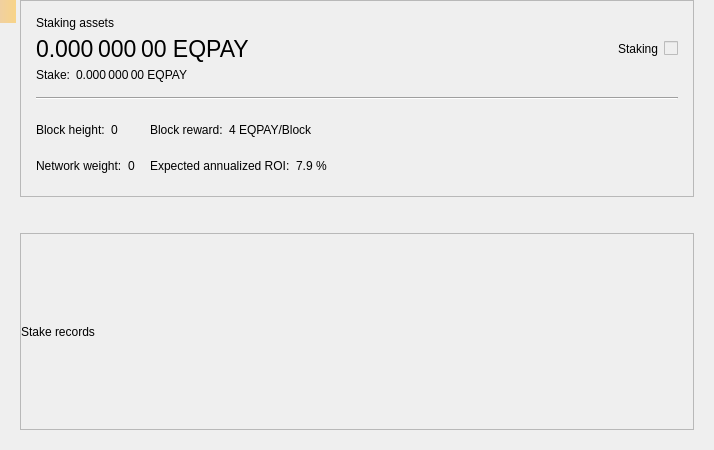
<?xml version="1.0" encoding="UTF-8"?>
<ui version="4.0">
 <class>StakePage</class>
 <widget class="QWidget" name="StakePage">
  <property name="geometry">
   <rect>
    <x>0</x>
    <y>0</y>
    <width>714</width>
    <height>450</height>
   </rect>
  </property>
  <property name="windowTitle">
   <string>Form</string>
  </property>
  <layout class="QVBoxLayout" name="verticalLayout_3">
   <property name="leftMargin">
    <number>20</number>
   </property>
   <property name="topMargin">
    <number>0</number>
   </property>
   <property name="rightMargin">
    <number>20</number>
   </property>
   <property name="bottomMargin">
    <number>20</number>
   </property>
   <item>
    <widget class="QFrame" name="frameStakeInfo">
     <property name="frameShape">
      <enum>QFrame::StyledPanel</enum>
     </property>
     <property name="frameShadow">
      <enum>QFrame::Raised</enum>
     </property>
     <layout class="QVBoxLayout" name="verticalLayout">
      <property name="spacing">
       <number>15</number>
      </property>
      <property name="leftMargin">
       <number>15</number>
      </property>
      <property name="topMargin">
       <number>15</number>
      </property>
      <property name="rightMargin">
       <number>15</number>
      </property>
      <property name="bottomMargin">
       <number>15</number>
      </property>
      <item>
       <layout class="QGridLayout" name="gridLayout_2">
        <property name="spacing">
         <number>6</number>
        </property>
        <item row="1" column="0">
         <widget class="QLabel" name="labelAssets">
          <property name="font">
           <font>
            <pointsize>17</pointsize>
           </font>
          </property>
          <property name="cursor">
           <cursorShape>IBeamCursor</cursorShape>
          </property>
          <property name="toolTip">
           <string>Your current spendable balance</string>
          </property>
          <property name="text">
           <string notr="true">0.000 000 00 EQPAY</string>
          </property>
          <property name="alignment">
           <set>Qt::AlignLeading|Qt::AlignLeft|Qt::AlignVCenter</set>
          </property>
          <property name="textInteractionFlags">
           <set>Qt::LinksAccessibleByMouse|Qt::TextSelectableByMouse</set>
          </property>
         </widget>
        </item>
        <item row="0" column="0">
         <widget class="QLabel" name="labelAssetsText">
          <property name="text">
           <string>Staking assets</string>
          </property>
          <property name="alignment">
           <set>Qt::AlignLeading|Qt::AlignLeft|Qt::AlignVCenter</set>
          </property>
         </widget>
        </item>
        <item row="1" column="2">
         <spacer name="horizontalSpacer_2">
          <property name="orientation">
           <enum>Qt::Horizontal</enum>
          </property>
          <property name="sizeHint" stdset="0">
           <size>
            <width>40</width>
            <height>20</height>
           </size>
          </property>
         </spacer>
        </item>
        <item row="4" column="0">
         <layout class="QHBoxLayout" name="horizontalLayout_5">
          <property name="spacing">
           <number>6</number>
          </property>
          <item>
           <widget class="QLabel" name="labelStakeText">
            <property name="sizePolicy">
             <sizepolicy hsizetype="Maximum" vsizetype="Preferred">
              <horstretch>0</horstretch>
              <verstretch>0</verstretch>
             </sizepolicy>
            </property>
            <property name="text">
             <string>Stake:</string>
            </property>
            <property name="alignment">
             <set>Qt::AlignLeading|Qt::AlignLeft|Qt::AlignVCenter</set>
            </property>
           </widget>
          </item>
          <item>
           <widget class="QLabel" name="labelStake">
            <property name="text">
             <string>0.000 000 00 EQPAY</string>
            </property>
            <property name="alignment">
             <set>Qt::AlignLeading|Qt::AlignLeft|Qt::AlignVCenter</set>
            </property>
            <property name="textInteractionFlags">
             <set>Qt::LinksAccessibleByMouse|Qt::TextSelectableByMouse</set>
            </property>
           </widget>
          </item>
          <item>
           <spacer name="horizontalSpacer_3">
            <property name="orientation">
             <enum>Qt::Horizontal</enum>
            </property>
            <property name="sizeType">
             <enum>QSizePolicy::Minimum</enum>
            </property>
            <property name="sizeHint" stdset="0">
             <size>
              <width>0</width>
              <height>0</height>
             </size>
            </property>
           </spacer>
          </item>
         </layout>
        </item>
        <item row="1" column="4">
         <widget class="QLabel" name="labelStaking">
          <property name="text">
           <string>Staking</string>
          </property>
         </widget>
        </item>
        <item row="1" column="5">
         <widget class="QSwitchControl" name="checkStake">
          <property name="enabled">
           <bool>false</bool>
          </property>
         </widget>
        </item>
       </layout>
      </item>
      <item>
       <widget class="Line" name="hLine">
        <property name="orientation">
         <enum>Qt::Horizontal</enum>
        </property>
       </widget>
      </item>
      <item>
       <layout class="QGridLayout" name="gridLayout">
        <property name="verticalSpacing">
         <number>6</number>
        </property>
        <item row="0" column="0">
         <layout class="QHBoxLayout" name="horizontalLayout">
          <property name="spacing">
           <number>6</number>
          </property>
          <item>
           <widget class="QLabel" name="labelHeightText">
            <property name="sizePolicy">
             <sizepolicy hsizetype="Maximum" vsizetype="Preferred">
              <horstretch>0</horstretch>
              <verstretch>0</verstretch>
             </sizepolicy>
            </property>
            <property name="text">
             <string>Block height:</string>
            </property>
            <property name="alignment">
             <set>Qt::AlignLeading|Qt::AlignLeft|Qt::AlignVCenter</set>
            </property>
           </widget>
          </item>
          <item>
           <widget class="QLabel" name="labelHeight">
            <property name="text">
             <string>0</string>
            </property>
            <property name="alignment">
             <set>Qt::AlignLeading|Qt::AlignLeft|Qt::AlignVCenter</set>
            </property>
            <property name="textInteractionFlags">
             <set>Qt::LinksAccessibleByMouse|Qt::TextSelectableByMouse</set>
            </property>
           </widget>
          </item>
          <item>
           <spacer name="horizontalSpacer_4">
            <property name="orientation">
             <enum>Qt::Horizontal</enum>
            </property>
            <property name="sizeType">
             <enum>QSizePolicy::Minimum</enum>
            </property>
            <property name="sizeHint" stdset="0">
             <size>
              <width>0</width>
              <height>0</height>
             </size>
            </property>
           </spacer>
          </item>
         </layout>
        </item>
        <item row="0" column="1">
         <layout class="QHBoxLayout" name="horizontalLayout_3">
          <property name="spacing">
           <number>6</number>
          </property>
          <item>
           <widget class="QLabel" name="labelRewardText">
            <property name="sizePolicy">
             <sizepolicy hsizetype="Maximum" vsizetype="Preferred">
              <horstretch>0</horstretch>
              <verstretch>0</verstretch>
             </sizepolicy>
            </property>
            <property name="text">
             <string>Block reward:</string>
            </property>
            <property name="alignment">
             <set>Qt::AlignLeading|Qt::AlignLeft|Qt::AlignVCenter</set>
            </property>
           </widget>
          </item>
          <item>
           <widget class="QLabel" name="labelReward">
            <property name="text">
             <string>4 EQPAY/Block</string>
            </property>
            <property name="alignment">
             <set>Qt::AlignLeading|Qt::AlignLeft|Qt::AlignVCenter</set>
            </property>
            <property name="textInteractionFlags">
             <set>Qt::LinksAccessibleByMouse|Qt::TextSelectableByMouse</set>
            </property>
           </widget>
          </item>
          <item>
           <spacer name="horizontalSpacer_6">
            <property name="orientation">
             <enum>Qt::Horizontal</enum>
            </property>
            <property name="sizeType">
             <enum>QSizePolicy::Minimum</enum>
            </property>
            <property name="sizeHint" stdset="0">
             <size>
              <width>0</width>
              <height>0</height>
             </size>
            </property>
           </spacer>
          </item>
         </layout>
        </item>
        <item row="0" column="2" rowspan="2">
         <spacer name="horizontalSpacer">
          <property name="orientation">
           <enum>Qt::Horizontal</enum>
          </property>
          <property name="sizeHint" stdset="0">
           <size>
            <width>40</width>
            <height>20</height>
           </size>
          </property>
         </spacer>
        </item>
        <item row="1" column="0">
         <layout class="QHBoxLayout" name="horizontalLayout_2">
          <property name="spacing">
           <number>6</number>
          </property>
          <item>
           <widget class="QLabel" name="labelWeightText">
            <property name="sizePolicy">
             <sizepolicy hsizetype="Maximum" vsizetype="Preferred">
              <horstretch>0</horstretch>
              <verstretch>0</verstretch>
             </sizepolicy>
            </property>
            <property name="text">
             <string>Network weight:</string>
            </property>
            <property name="alignment">
             <set>Qt::AlignLeading|Qt::AlignLeft|Qt::AlignVCenter</set>
            </property>
           </widget>
          </item>
          <item>
           <widget class="QLabel" name="labelWeight">
            <property name="text">
             <string>0</string>
            </property>
            <property name="alignment">
             <set>Qt::AlignLeading|Qt::AlignLeft|Qt::AlignVCenter</set>
            </property>
            <property name="textInteractionFlags">
             <set>Qt::LinksAccessibleByMouse|Qt::TextSelectableByMouse</set>
            </property>
           </widget>
          </item>
          <item>
           <spacer name="horizontalSpacer_5">
            <property name="orientation">
             <enum>Qt::Horizontal</enum>
            </property>
            <property name="sizeType">
             <enum>QSizePolicy::Minimum</enum>
            </property>
            <property name="sizeHint" stdset="0">
             <size>
              <width>0</width>
              <height>0</height>
             </size>
            </property>
           </spacer>
          </item>
         </layout>
        </item>
        <item row="1" column="1">
         <layout class="QHBoxLayout" name="horizontalLayout_4">
          <property name="spacing">
           <number>6</number>
          </property>
          <item>
           <widget class="QLabel" name="labelROIText">
            <property name="sizePolicy">
             <sizepolicy hsizetype="Maximum" vsizetype="Preferred">
              <horstretch>0</horstretch>
              <verstretch>0</verstretch>
             </sizepolicy>
            </property>
            <property name="text">
             <string>Expected annualized ROI:</string>
            </property>
            <property name="alignment">
             <set>Qt::AlignLeading|Qt::AlignLeft|Qt::AlignVCenter</set>
            </property>
           </widget>
          </item>
          <item>
           <widget class="QLabel" name="labelROI">
            <property name="text">
             <string>7.9 %</string>
            </property>
            <property name="alignment">
             <set>Qt::AlignLeading|Qt::AlignLeft|Qt::AlignVCenter</set>
            </property>
            <property name="textInteractionFlags">
             <set>Qt::LinksAccessibleByMouse|Qt::TextSelectableByMouse</set>
            </property>
           </widget>
          </item>
          <item>
           <spacer name="horizontalSpacer_7">
            <property name="orientation">
             <enum>Qt::Horizontal</enum>
            </property>
            <property name="sizeType">
             <enum>QSizePolicy::Minimum</enum>
            </property>
            <property name="sizeHint" stdset="0">
             <size>
              <width>0</width>
              <height>0</height>
             </size>
            </property>
           </spacer>
          </item>
         </layout>
        </item>
       </layout>
      </item>
     </layout>
    </widget>
   </item>
   <item>
    <spacer name="verticalSpacer">
     <property name="orientation">
      <enum>Qt::Vertical</enum>
     </property>
     <property name="sizeType">
      <enum>QSizePolicy::Fixed</enum>
     </property>
     <property name="sizeHint" stdset="0">
      <size>
       <width>20</width>
       <height>30</height>
      </size>
     </property>
    </spacer>
   </item>
   <item>
    <widget class="QFrame" name="frameStakeRecords">
     <property name="frameShape">
      <enum>QFrame::StyledPanel</enum>
     </property>
     <property name="frameShadow">
      <enum>QFrame::Raised</enum>
     </property>
     <layout class="QVBoxLayout" name="verticalLayout_2">
      <property name="leftMargin">
       <number>0</number>
      </property>
      <property name="topMargin">
       <number>0</number>
      </property>
      <property name="rightMargin">
       <number>0</number>
      </property>
      <property name="bottomMargin">
       <number>0</number>
      </property>
      <item>
       <widget class="QLabel" name="labelRecordsText">
        <property name="text">
         <string>Stake records</string>
        </property>
       </widget>
      </item>
     </layout>
    </widget>
   </item>
  </layout>
  <widget class="QLabel" name="labelAlerts">
   <property name="geometry">
    <rect>
     <x>0</x>
     <y>0</y>
     <width>16</width>
     <height>23</height>
    </rect>
   </property>
   <property name="visible">
    <bool>false</bool>
   </property>
   <property name="styleSheet">
    <string notr="true">QLabel { background-color: qlineargradient(x1: 0, y1: 0, x2: 1, y2: 0, stop:0 #F0D0A0, stop:1 #F8D488); color:#000000; }</string>
   </property>
   <property name="wordWrap">
    <bool>true</bool>
   </property>
   <property name="margin">
    <number>3</number>
   </property>
   <property name="textInteractionFlags">
    <set>Qt::TextSelectableByMouse</set>
   </property>
  </widget>
 </widget>
 <customwidgets>
  <customwidget>
   <class>QSwitchControl</class>
   <extends>QCheckBox</extends>
   <header>qt/qswitchcontrol.h</header>
  </customwidget>
 </customwidgets>
 <resources/>
 <connections/>
</ui>
